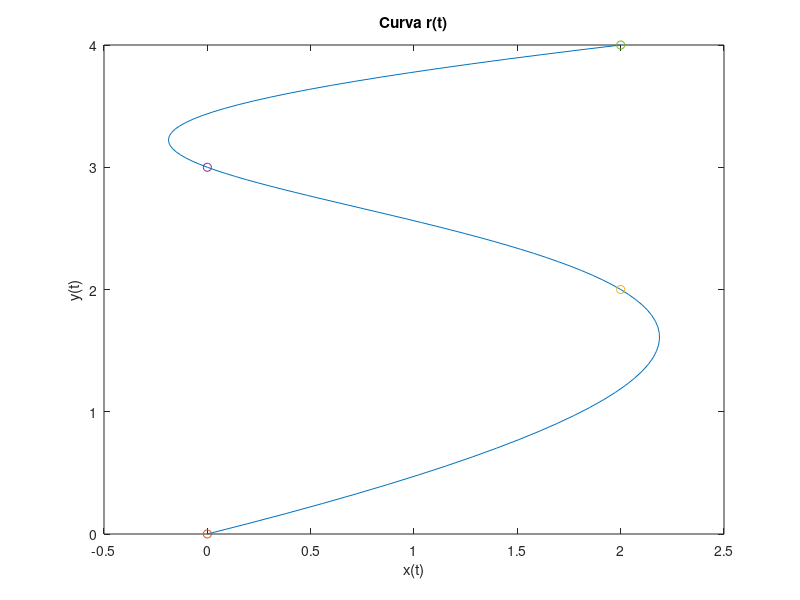

Source code (MATLAB):
t = linspace(0,1);
xt = 20*t-54*t.^2+36*t.^3;
yt = 8.5*t-9*t.^2+4.5*t.^3;
plot(xt,yt)
hold on
plot(0,0,'o')
hold on
plot(2,2,'o')
hold on
plot(0,3,'o')
hold on
plot(2,4,'o')
title('Curva r(t)')
xlabel('x(t)')
ylabel('y(t)')